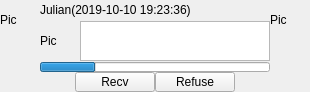
<?xml version="1.0" encoding="UTF-8"?>
<ui version="4.0">
 <class>FileMessage</class>
 <widget class="QWidget" name="FileMessage">
  <property name="geometry">
   <rect>
    <x>0</x>
    <y>0</y>
    <width>310</width>
    <height>92</height>
   </rect>
  </property>
  <property name="windowTitle">
   <string>Form</string>
  </property>
  <layout class="QGridLayout" name="gridLayout">
   <property name="leftMargin">
    <number>0</number>
   </property>
   <property name="topMargin">
    <number>0</number>
   </property>
   <property name="rightMargin">
    <number>0</number>
   </property>
   <property name="bottomMargin">
    <number>0</number>
   </property>
   <property name="spacing">
    <number>0</number>
   </property>
   <item row="0" column="0" rowspan="2">
    <widget class="QLabel" name="label">
     <property name="minimumSize">
      <size>
       <width>40</width>
       <height>40</height>
      </size>
     </property>
     <property name="maximumSize">
      <size>
       <width>40</width>
       <height>40</height>
      </size>
     </property>
     <property name="text">
      <string>Pic</string>
     </property>
    </widget>
   </item>
   <item row="0" column="1" colspan="3">
    <widget class="QLabel" name="label_5">
     <property name="maximumSize">
      <size>
       <width>16777215</width>
       <height>20</height>
      </size>
     </property>
     <property name="text">
      <string>Julian(2019-10-10 19:23:36)</string>
     </property>
    </widget>
   </item>
   <item row="0" column="5" rowspan="2">
    <widget class="QLabel" name="label_2">
     <property name="minimumSize">
      <size>
       <width>40</width>
       <height>40</height>
      </size>
     </property>
     <property name="maximumSize">
      <size>
       <width>40</width>
       <height>40</height>
      </size>
     </property>
     <property name="text">
      <string>Pic</string>
     </property>
    </widget>
   </item>
   <item row="1" column="1" rowspan="2" colspan="4">
    <layout class="QHBoxLayout" name="horizontalLayout">
     <item>
      <widget class="QLabel" name="label_3">
       <property name="minimumSize">
        <size>
         <width>40</width>
         <height>40</height>
        </size>
       </property>
       <property name="maximumSize">
        <size>
         <width>40</width>
         <height>40</height>
        </size>
       </property>
       <property name="text">
        <string>Pic</string>
       </property>
      </widget>
     </item>
     <item>
      <widget class="QTextBrowser" name="textBrowser">
       <property name="maximumSize">
        <size>
         <width>16777215</width>
         <height>40</height>
        </size>
       </property>
      </widget>
     </item>
    </layout>
   </item>
   <item row="2" column="0" rowspan="3">
    <spacer name="verticalSpacer">
     <property name="orientation">
      <enum>Qt::Vertical</enum>
     </property>
     <property name="sizeHint" stdset="0">
      <size>
       <width>20</width>
       <height>48</height>
      </size>
     </property>
    </spacer>
   </item>
   <item row="2" column="5" rowspan="3">
    <spacer name="verticalSpacer_2">
     <property name="orientation">
      <enum>Qt::Vertical</enum>
     </property>
     <property name="sizeHint" stdset="0">
      <size>
       <width>20</width>
       <height>48</height>
      </size>
     </property>
    </spacer>
   </item>
   <item row="3" column="1" colspan="4">
    <widget class="QProgressBar" name="progressBar">
     <property name="maximumSize">
      <size>
       <width>16777215</width>
       <height>10</height>
      </size>
     </property>
     <property name="value">
      <number>24</number>
     </property>
     <property name="textVisible">
      <bool>false</bool>
     </property>
    </widget>
   </item>
   <item row="4" column="1">
    <spacer name="horizontalSpacer">
     <property name="orientation">
      <enum>Qt::Horizontal</enum>
     </property>
     <property name="sizeHint" stdset="0">
      <size>
       <width>40</width>
       <height>20</height>
      </size>
     </property>
    </spacer>
   </item>
   <item row="4" column="2">
    <widget class="QPushButton" name="pushButton">
     <property name="minimumSize">
      <size>
       <width>0</width>
       <height>20</height>
      </size>
     </property>
     <property name="maximumSize">
      <size>
       <width>16777215</width>
       <height>20</height>
      </size>
     </property>
     <property name="text">
      <string>Recv</string>
     </property>
    </widget>
   </item>
   <item row="4" column="3">
    <widget class="QPushButton" name="pushButton_2">
     <property name="minimumSize">
      <size>
       <width>0</width>
       <height>20</height>
      </size>
     </property>
     <property name="maximumSize">
      <size>
       <width>16777215</width>
       <height>20</height>
      </size>
     </property>
     <property name="text">
      <string>Refuse</string>
     </property>
    </widget>
   </item>
   <item row="4" column="4">
    <spacer name="horizontalSpacer_2">
     <property name="orientation">
      <enum>Qt::Horizontal</enum>
     </property>
     <property name="sizeHint" stdset="0">
      <size>
       <width>40</width>
       <height>20</height>
      </size>
     </property>
    </spacer>
   </item>
  </layout>
 </widget>
 <resources/>
 <connections/>
</ui>
